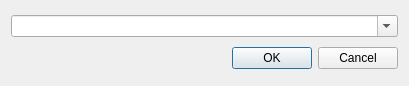
<?xml version="1.0" encoding="UTF-8"?>
<ui version="4.0">
 <class>AssignGroupDialog</class>
 <widget class="QDialog" name="AssignGroupDialog">
  <property name="geometry">
   <rect>
    <x>0</x>
    <y>0</y>
    <width>409</width>
    <height>86</height>
   </rect>
  </property>
  <property name="windowTitle">
   <string>Assign group</string>
  </property>
  <property name="toolTip">
   <string notr="true"/>
  </property>
  <property name="statusTip">
   <string notr="true"/>
  </property>
  <layout class="QVBoxLayout" name="verticalLayout">
   <item>
    <widget class="QComboBox" name="assignGroupComboBox">
     <property name="editable">
      <bool>true</bool>
     </property>
     <property name="maxVisibleItems">
      <number>100</number>
     </property>
     <property name="insertPolicy">
      <enum>QComboBox::NoInsert</enum>
     </property>
    </widget>
   </item>
   <item>
    <layout class="QHBoxLayout" name="horizontalLayout">
     <item>
      <spacer name="horizontalSpacer_2">
       <property name="orientation">
        <enum>Qt::Horizontal</enum>
       </property>
       <property name="sizeHint" stdset="0">
        <size>
         <width>40</width>
         <height>20</height>
        </size>
       </property>
      </spacer>
     </item>
     <item>
      <widget class="QDialogButtonBox" name="dialogButtons">
       <property name="orientation">
        <enum>Qt::Horizontal</enum>
       </property>
       <property name="standardButtons">
        <set>QDialogButtonBox::Cancel|QDialogButtonBox::Ok</set>
       </property>
      </widget>
     </item>
    </layout>
   </item>
  </layout>
 </widget>
 <resources/>
 <connections>
  <connection>
   <sender>dialogButtons</sender>
   <signal>accepted()</signal>
   <receiver>AssignGroupDialog</receiver>
   <slot>accept()</slot>
   <hints>
    <hint type="sourcelabel">
     <x>248</x>
     <y>254</y>
    </hint>
    <hint type="destinationlabel">
     <x>157</x>
     <y>274</y>
    </hint>
   </hints>
  </connection>
  <connection>
   <sender>dialogButtons</sender>
   <signal>rejected()</signal>
   <receiver>AssignGroupDialog</receiver>
   <slot>reject()</slot>
   <hints>
    <hint type="sourcelabel">
     <x>316</x>
     <y>260</y>
    </hint>
    <hint type="destinationlabel">
     <x>286</x>
     <y>274</y>
    </hint>
   </hints>
  </connection>
 </connections>
</ui>
